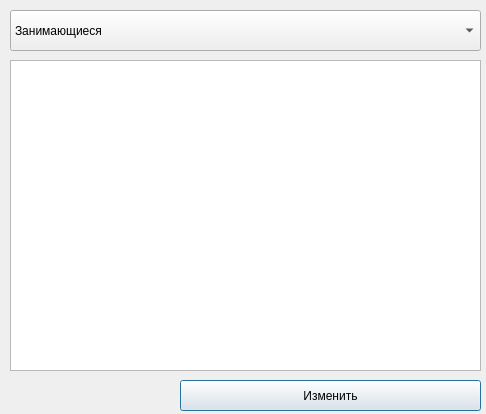
<?xml version="1.0" encoding="UTF-8"?>
<ui version="4.0">
 <class>Dialog</class>
 <widget class="QDialog" name="Dialog">
  <property name="geometry">
   <rect>
    <x>0</x>
    <y>0</y>
    <width>486</width>
    <height>414</height>
   </rect>
  </property>
  <property name="windowTitle">
   <string>Dialog</string>
  </property>
  <widget class="QTableWidget" name="tableWidget">
   <property name="geometry">
    <rect>
     <x>10</x>
     <y>60</y>
     <width>471</width>
     <height>311</height>
    </rect>
   </property>
  </widget>
  <widget class="QComboBox" name="comboBox">
   <property name="geometry">
    <rect>
     <x>10</x>
     <y>10</y>
     <width>471</width>
     <height>41</height>
    </rect>
   </property>
   <property name="styleSheet">
    <string notr="true">font: 16pt &quot;Perpetua&quot;;</string>
   </property>
   <item>
    <property name="text">
     <string>Занимающиеся</string>
    </property>
   </item>
   <item>
    <property name="text">
     <string>Дни недели</string>
    </property>
   </item>
   <item>
    <property name="text">
     <string>Тренер</string>
    </property>
   </item>
  </widget>
  <widget class="QPushButton" name="pushButton">
   <property name="geometry">
    <rect>
     <x>180</x>
     <y>380</y>
     <width>301</width>
     <height>31</height>
    </rect>
   </property>
   <property name="styleSheet">
    <string notr="true">font: 13pt &quot;Perpetua&quot;;</string>
   </property>
   <property name="text">
    <string>Изменить</string>
   </property>
  </widget>
  <widget class="QLabel" name="label">
   <property name="geometry">
    <rect>
     <x>10</x>
     <y>380</y>
     <width>161</width>
     <height>31</height>
    </rect>
   </property>
   <property name="text">
    <string/>
   </property>
  </widget>
 </widget>
 <resources/>
 <connections/>
</ui>
